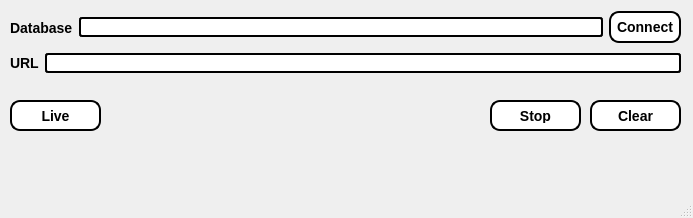
<?xml version="1.0" encoding="UTF-8"?>
<ui version="4.0">
 <class>MainWindow</class>
 <widget class="QMainWindow" name="MainWindow">
  <property name="geometry">
   <rect>
    <x>0</x>
    <y>0</y>
    <width>693</width>
    <height>218</height>
   </rect>
  </property>
  <property name="windowTitle">
   <string>MainWindow</string>
  </property>
  <widget class="QWidget" name="centralwidget">
   <widget class="QWidget" name="layoutWidget">
    <property name="geometry">
     <rect>
      <x>10</x>
      <y>50</y>
      <width>671</width>
      <height>26</height>
     </rect>
    </property>
    <layout class="QHBoxLayout" name="horizontalLayout_2">
     <item>
      <widget class="QLabel" name="label_16">
       <property name="styleSheet">
        <string notr="true">font: bold 14px;</string>
       </property>
       <property name="text">
        <string>URL</string>
       </property>
      </widget>
     </item>
     <item>
      <widget class="QLineEdit" name="lineEdit">
       <property name="styleSheet">
        <string notr="true">border: 2px solid black;
border-radius: 3px;
background : white;
</string>
       </property>
      </widget>
     </item>
    </layout>
   </widget>
   <widget class="QPushButton" name="pushButton">
    <property name="geometry">
     <rect>
      <x>10</x>
      <y>100</y>
      <width>91</width>
      <height>31</height>
     </rect>
    </property>
    <property name="styleSheet">
     <string notr="true">QPushButton#pushButton {
    border-style: outset;
    border-width: 2px;
    border-radius: 10px;
    border-color: black;
    font: bold 14px;
    padding: 6px;
	background-color: white;
}
QPushButton#pushButton:hover {
  background-color: #e7e7e7;
}


    	
</string>
    </property>
    <property name="text">
     <string>Live</string>
    </property>
   </widget>
   <widget class="QWidget" name="layoutWidget_2">
    <property name="geometry">
     <rect>
      <x>10</x>
      <y>10</y>
      <width>671</width>
      <height>35</height>
     </rect>
    </property>
    <layout class="QHBoxLayout" name="horizontalLayout_4">
     <item>
      <widget class="QLabel" name="label_17">
       <property name="styleSheet">
        <string notr="true">font: bold 14px;</string>
       </property>
       <property name="text">
        <string>Database</string>
       </property>
      </widget>
     </item>
     <item>
      <widget class="QLineEdit" name="lineEdit_2">
       <property name="styleSheet">
        <string notr="true">border: 2px solid black;
border-radius: 3px;
background : white;
</string>
       </property>
       <property name="readOnly">
        <bool>true</bool>
       </property>
      </widget>
     </item>
     <item>
      <widget class="QPushButton" name="pushButton_3">
       <property name="styleSheet">
        <string notr="true">QPushButton#pushButton_3 {
    border-style: outset;
    border-width: 2px;
    border-radius: 10px;
    border-color: black;
    font: bold 14px;
    padding: 6px;
	background-color: white;
}
QPushButton#pushButton_3:hover {
  background-color: #e7e7e7;
}


    	
</string>
       </property>
       <property name="text">
        <string>Connect</string>
       </property>
      </widget>
     </item>
    </layout>
   </widget>
   <widget class="QPushButton" name="pushButton_5">
    <property name="geometry">
     <rect>
      <x>590</x>
      <y>100</y>
      <width>91</width>
      <height>31</height>
     </rect>
    </property>
    <property name="styleSheet">
     <string notr="true">QPushButton#pushButton_5 {
    border-style: outset;
    border-width: 2px;
    border-radius: 10px;
    border-color: black;
    font: bold 14px;
    padding: 6px;
	background-color: white;
}
QPushButton#pushButton_5:hover {
  background-color: #e7e7e7;
}


    	
</string>
    </property>
    <property name="text">
     <string>Clear</string>
    </property>
   </widget>
   <widget class="QPushButton" name="pushButton_6">
    <property name="geometry">
     <rect>
      <x>490</x>
      <y>100</y>
      <width>91</width>
      <height>31</height>
     </rect>
    </property>
    <property name="styleSheet">
     <string notr="true">QPushButton#pushButton_6 {
    border-style: outset;
    border-width: 2px;
    border-radius: 10px;
    border-color: black;
    font: bold 14px;
    padding: 6px;
	background-color: white;
}
QPushButton#pushButton_6:hover {
  background-color: #e7e7e7;
}


    	
</string>
    </property>
    <property name="text">
     <string>Stop</string>
    </property>
   </widget>
  </widget>
  <widget class="QMenuBar" name="menubar">
   <property name="geometry">
    <rect>
     <x>0</x>
     <y>0</y>
     <width>693</width>
     <height>21</height>
    </rect>
   </property>
  </widget>
  <widget class="QStatusBar" name="statusbar"/>
 </widget>
 <resources/>
 <connections/>
</ui>
